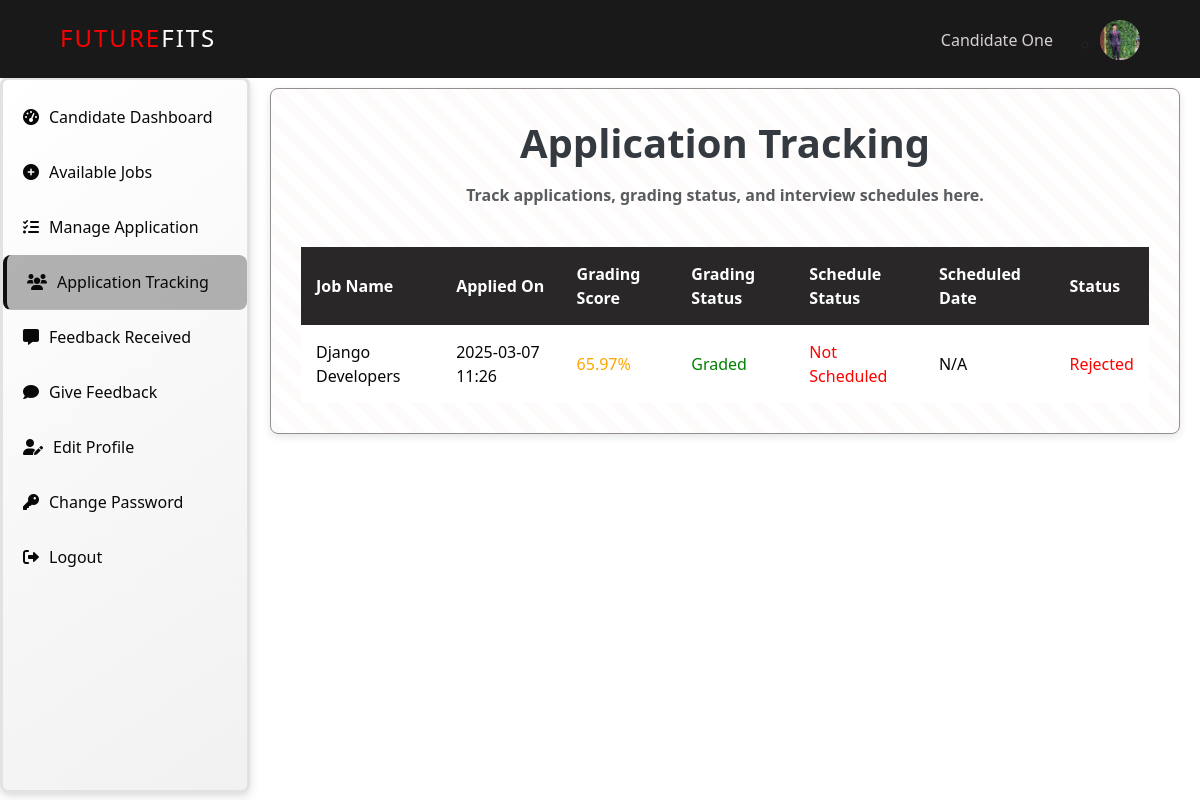
Before: /application-tracking/ (signed in) with the older database file.
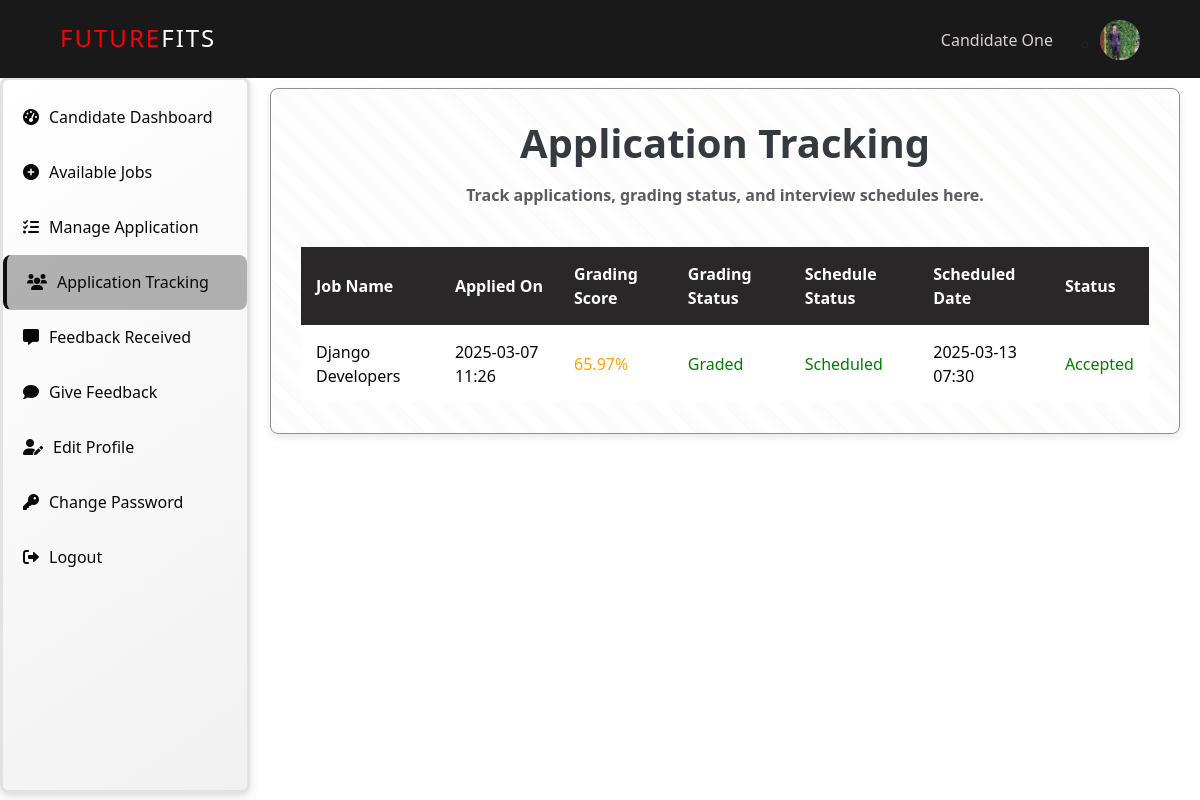
After: the same page with the newer database file.
### JRS/models.py (models this page shows, shortened)
class JobApplication(models.Model):
    candidate = models.ForeignKey('Candidate', on_delete=models.CASCADE)
    job = models.ForeignKey('Job', on_delete=models.CASCADE, related_name='applications')
    cover_letter = models.TextField()
    resume = models.FileField(upload_to='resumes/')
    cover_letter_file = models.FileField(upload_to='cover_letters/', blank=True, null=True)
    applied_at = models.DateTimeField(auto_now_add=True)
    is_graded = models.BooleanField(default=False)  # New field to track CV grading
    status = models.CharField(max_length=20, choices=[('Accepted', 'Accepted'), ('Rejected', 'Rejected'), ('Pending', 'Pending')], default='Pending')  # New field for status
    interview = models.OneToOneField('InterviewSchedule', on_delete=models.CASCADE, null=True, blank=True)  # link to InterviewSchedule
    class Meta:
        unique_together = ('candidate', 'job')

class Job(models.Model):
    JOB_TYPES = (
        ('Full-time', 'Full-time'),
        ('Part-time', 'Part-time'),
        ('Internship', 'Internship'),
        ('Contract', 'Contract'),
        ('Freelance', 'Freelance'),
    )
    title = models.CharField(max_length=255)
    description = models.TextField()
    company = models.CharField(max_length=255)
    location = models.CharField(max_length=255)
    job_type = models.CharField(max_length=50, choices=JOB_TYPES)
    salary = models.CharField(max_length=255)
    experience = models.CharField(max_length=255)
    skills = models.CharField(max_length=255, default='')  # Default to an empty string
    education = models.CharField(max_length=255)
    deadline = models.DateField()
    posted_by = models.ForeignKey('HR', on_delete=models.CASCADE)
    created_at = models.DateTimeField(auto_now_add=True)
    updated_at = models.DateTimeField(auto_now=True)

class InterviewSchedule(models.Model):
    candidate = models.ForeignKey('Candidate', on_delete=models.CASCADE)
    job = models.ForeignKey('Job', on_delete=models.CASCADE)
    scheduled_date = models.DateTimeField()
    status = models.CharField(max_length=20, choices=[('Scheduled', 'Scheduled'), ('Completed', 'Completed')], default='Scheduled')

### JRS/decorators.py (the view)
    def wrapper(request, *args, **kwargs):
        print(f"User: {request.user}, Authenticated: {request.user.is_authenticated}, Groups: {request.user.groups.all()}")
        if not request.user.is_authenticated or not request.user.groups.filter(name='Candidate').exists():
            return HttpResponseForbidden("Access Denied: Candidates only")
        return view_func(request, *args, **kwargs)

### JRS/context_processors.py (called while the page is built)
def hr_profile(request):
    hr = None
    if request.user.is_authenticated:
        try:
            hr = HR.objects.get(user=request.user)
        except HR.DoesNotExist:
            pass
    return {'hr': hr}

def candidate_profile(request):
    candidate = None
    if request.user.is_authenticated:
        try:
            candidate = Candidate.objects.get(user=request.user)
        except Candidate.DoesNotExist:
            pass
    return {'candidate': candidate}

### JRS/templates/JRS/applications_tracking.html (shortened to what this page needs)
{% extends "JRS/base3.html" %}
{% load static %}
{% block inlinecss %}
<link href="{% static 'JRS/css/base3.css' %}" rel="stylesheet">
<link href="{% static 'JRS/css/view_job.css' %}" rel="stylesheet">
{% endblock inlinecss %}
{% block main %}
<div class="job-container">
    <h1 class="text-center fw-bold mb-3" style="color: #343a40;">Application Tracking</h1>
    <b><p class="text-center text-muted" style="margin-bottom: 40px;">Track applications, grading status, and interview schedules here.</p></b>
    {% if applications %}
    <div class="table-container">
        <table>
            <thead>
                <tr>
                    <th>Job Name</th>
                    <th>Applied On</th>
                    <th>Grading Score</th>
                    <th>Grading Status</th>
                    <th>Schedule Status</th>
                    <th>Scheduled Date</th>
                    <th>Status</th>
                </tr>
            </thead>
            <tbody>
                {% for application in applications %}
                <tr>
                    <td>{{ application.job.title }}</td>
                    <td>{{ application.applied_at|date:"Y-m-d H:i" }}</td>
                    <td>
                        {% if application.grading_score != 'N/A' %}
                            <span style="color:
                                {% if application.grading_score > 80 %}green
                                {% elif application.grading_score >= 60 %}orange
                                {% else %}red
                                {% endif %};">
                                {{ application.grading_score }}%
                            </span>
                        {% else %}
                            N/A
                        {% endif %}
                    </td>
                    <td>
                        <span style="color:
                            {% if application.grading_status == 'Graded' %}green
                            {% else %}red
                            {% endif %};">
                            {{ application.grading_status }}
                        </span>
                    </td>
                    <td>
                        <span style="color:
                            {% if application.interview_status == 'Scheduled' %}green
                            {% elif application.interview_status == 'Completed' %}red
                            {% else %}red
                            {% endif %};">
                            {{ application.interview_status }}
                        </span>
                    </td>
                    <td>
                        {% if application.scheduled_date != 'N/A' %}
                            <span style="color:
                                {% if application.scheduled_date %}black
                                {% else %}red
                                {% endif %};">
                                {{ application.scheduled_date|date:"Y-m-d H:i" }}
                            </span>
                        {% else %}
                            N/A
                        {% endif %}
                    </td>
                    <td>
                        <span style="color:
                            {% if application.status == 'Accepted' %}green
                            {% elif application.status == 'Rejected' %}red
                            {% else %}orange
                            {% endif %};">
                            {{ application.status }}
                        </span>
                    </td>
                </tr>
                {% endfor %}
            </tbody>
        </table>
    </div>
    {% else %}
        <p class="text-center text-muted">No applications available at the moment.</p>
    {% endif %}
</div>
{% endblock main %}

Changed rows visible on the page:
changed JobApplication "Graded": interview_status "Not Scheduled" → "Scheduled"; scheduled_date (not shown) → "2025-03-13 07:30"; status "Rejected" → "Accepted"; no longer shows "N/A"
